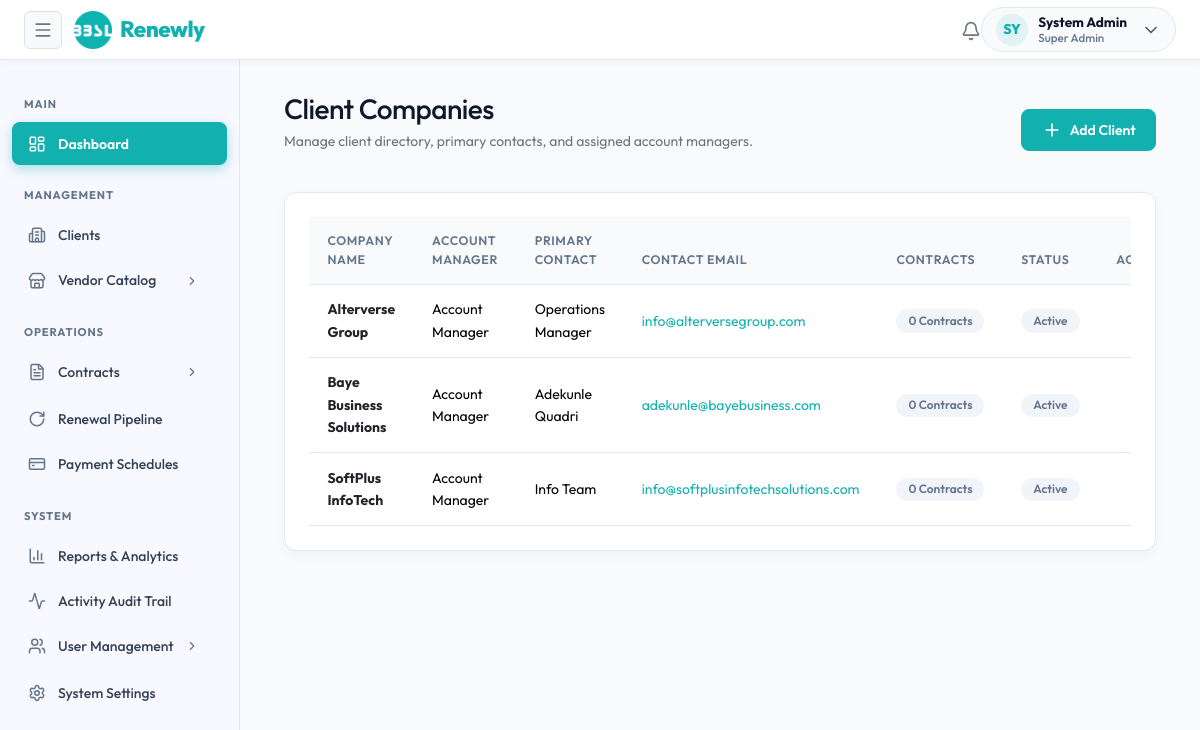
Before: /modules/clients/index.php (signed in) with the older database file.
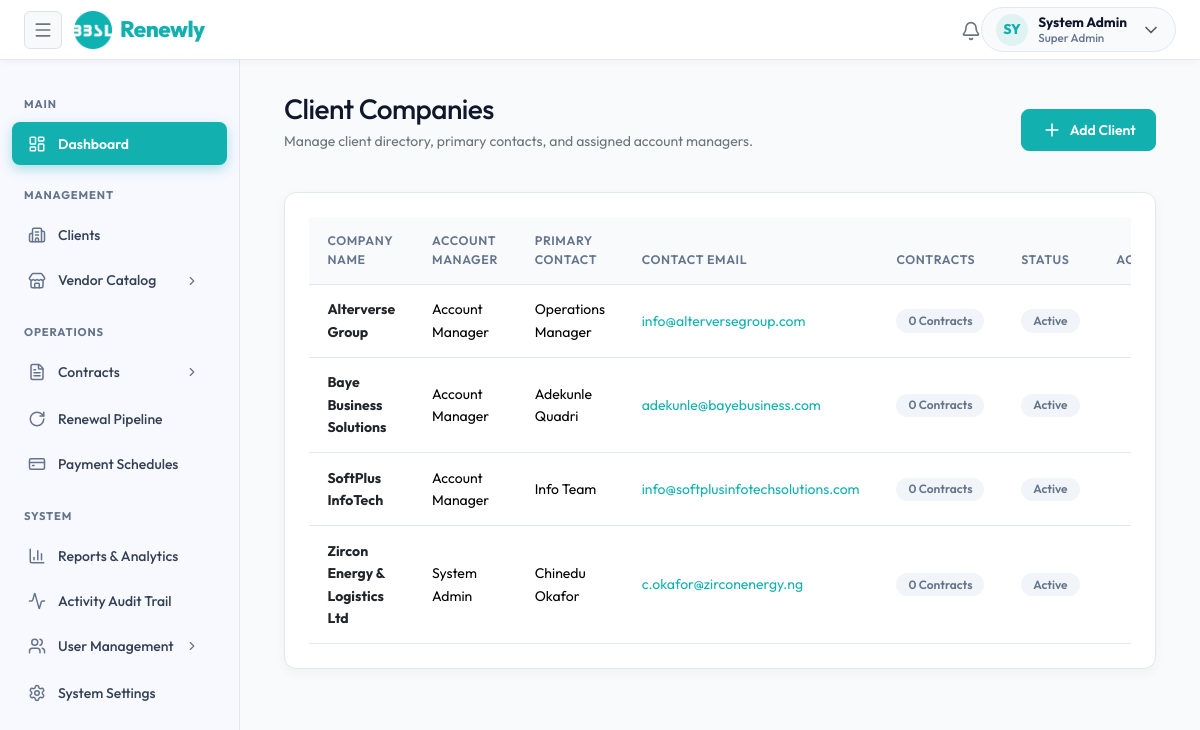
After: the same page with the newer database file.
### tables this page shows
CREATE TABLE `clients` (
  `id` INT UNSIGNED AUTO_INCREMENT PRIMARY KEY,
  `company_name` VARCHAR(255) NOT NULL,
  `account_manager_id` INT UNSIGNED DEFAULT NULL,
  `primary_contact_name` VARCHAR(255) DEFAULT NULL,
  `primary_contact_email` VARCHAR(255) DEFAULT NULL,
  `primary_contact_phone` VARCHAR(50) DEFAULT NULL,
  `address` TEXT DEFAULT NULL,
  `status` ENUM('active', 'inactive') DEFAULT 'active',
  `notes` TEXT DEFAULT NULL,
  `created_at` TIMESTAMP DEFAULT CURRENT_TIMESTAMP,
  `updated_at` TIMESTAMP DEFAULT CURRENT_TIMESTAMP ON UPDATE CURRENT_TIMESTAMP,
  CONSTRAINT `fk_clients_am` FOREIGN KEY (`account_manager_id`) REFERENCES `users` (`id`) ON DELETE SET NULL
);

### classes/Auth.php (called while the page is built, shortened)
<?php
class Auth {
    public static function check(): bool {
        return isset($_SESSION['user_id']) && !empty($_SESSION['user_id']);
    }
    public static function user(): ?array {
        return [
            'id'        => $_SESSION['user_id'],
            'name'      => $_SESSION['user_name'] ?? 'User',
            'email'     => $_SESSION['user_email'] ?? '',
            'role_id'   => $_SESSION['role_id'] ?? 0,
            'role_name' => $_SESSION['role_name'] ?? 'Guest'
        ];
    }
}

### classes/RBAC.php (called while the page is built, shortened)
<?php
class RBAC {
    private static ?array $userPermissions = null;
    public static function getUserPermissions(): array {
        if (self::$userPermissions !== null) {
            return self::$userPermissions;
        }
        $user = Auth::user();
        if ($user['role_name'] === 'Super Admin') {
            self::$userPermissions = ['*'];
            return self::$userPermissions;
        }
        $pdo = getDB();
        $stmt = $pdo->prepare("
            SELECT p.permission_key
            FROM role_permissions rp
            JOIN permissions p ON rp.permission_id = p.id
            WHERE rp.role_id = ?
        ");
        $stmt->execute([$user['role_id']]);
        self::$userPermissions = $stmt->fetchAll(PDO::FETCH_COLUMN) ?: [];
        return self::$userPermissions;
    }
    public static function has(string $permissionKey): bool {
        $permissions = self::getUserPermissions();
        if (in_array('*', $permissions, true)) {
            return true;
        }
        return in_array($permissionKey, $permissions, true);
    }
}
function hasPermission(string $permissionKey): bool {
    return RBAC::has($permissionKey);
}

### classes/ClientManager.php (called while the page is built, shortened)
<?php
class ClientManager {
    public static function getAll(): array {
        $pdo = getDB();
        $stmt = $pdo->query("
            SELECT c.*,
                   CONCAT(u.first_name, ' ', u.last_name) as account_manager_name,
                   (SELECT COUNT(*) FROM contracts WHERE client_id = c.id) as contract_count
            FROM clients c
            LEFT JOIN users u ON c.account_manager_id = u.id
            ORDER BY c.company_name ASC
        ");
        return $stmt->fetchAll() ?: [];
    }
}

### modules/clients/index.php (the view, shortened to what this page needs)
<?php
require_once __DIR__ . '/../../components/header.php';
$clients = ClientManager::getAll();
?>
<div class="container-fluid max-w-7xl mx-auto">
    <div class="d-flex justify-content-between align-items-center mb-4">
        <div>
            <h1 class="h3 font-bold tracking-tight mb-1">Client Companies</h1>
            <p class="text-secondary text-sm">Manage client directory, primary contacts, and assigned account managers.</p>
        </div>
        <?php if (hasPermission('clients.manage')): ?>
        <button class="btn btn-primary d-flex align-items-center gap-2" data-bs-toggle="offcanvas" data-bs-target="#clientOffcanvas" onclick="resetClientForm()">
            <i data-lucide="plus" class="w-4 h-4"></i> Add Client
        </button>
        <?php endif; ?>
    </div>
    <div class="card-enterprise">
        <div class="table-responsive">
            <table class="table table-hover align-middle text-sm mb-0">
                <thead class="bg-light">
                    <tr>
                        <th>Company Name</th>
                        <th>Account Manager</th>
                        <th>Primary Contact</th>
                        <th>Contact Email</th>
                        <th>Contracts</th>
                        <th>Status</th>
                        <th class="text-end">Actions</th>
                    </tr>
                </thead>
                <tbody>
                    <?php if (empty($clients)): ?>
                        <tr><td colspan="7" class="text-center py-4 text-muted">No client companies found. Click "Add Client" to get started.</td></tr>
                    <?php else: ?>
                        <?php foreach ($clients as $c): ?>
                            <tr>
                                <td class="fw-bold text-dark"><?= sanitize($c['company_name']) ?></td>
                                <td><?= sanitize($c['account_manager_name'] ?? 'Unassigned') ?></td>
                                <td><?= sanitize($c['primary_contact_name'] ?: 'N/A') ?></td>
                                <td><a href="mailto:<?= sanitize($c['primary_contact_email']) ?>"><?= sanitize($c['primary_contact_email']) ?></a></td>
                                <td><span class="badge badge-secondary"><?= $c['contract_count'] ?> Contracts</span></td>
                                <td><?= renderStatusBadge($c['status']) ?></td>
                                <td class="text-end">
                                </td>
                            </tr>
                        <?php endforeach; ?>
                    <?php endif; ?>
                </tbody>
            </table>
        </div>
    </div>
</div>
<?php require_once __DIR__ . '/../../components/footer.php'; ?>

### components/header.php (shortened to what this page needs)
<?php
$currentUser = Auth::user();
?>
<!DOCTYPE html>
<html lang="en">
<head>
    <link href="https://cdn.jsdelivr.net/npm/bootstrap@5.3.2/dist/css/bootstrap.min.css" rel="stylesheet">
    <link rel="stylesheet" href="<?= APP_URL ?>/assets/css/app.css?v=<?= time() ?>">
</head>
<body class="<?= (isset($_COOKIE['sidebar_mini']) && $_COOKIE['sidebar_mini'] === '1') ? 'sidebar-mini' : '' ?>">
<div class="app-wrapper">
    <header class="app-header">
        <div class="d-flex align-items-center gap-2">
            <button class="btn btn-sm btn-light border p-2 d-flex align-items-center justify-content-center" id="sidebarToggle" type="button" onclick="toggleSidebarMini()" title="Toggle Sidebar">
                <i data-lucide="menu" class="w-5 h-5 text-secondary"></i>
            </button>
            <a href="<?= APP_URL ?>/dashboard" class="brand-logo ms-1">
                <img src="<?= APP_URL ?>/images/logo.png" alt="Renewly Logo" onerror="this.onerror=null; this.src='<?= APP_URL ?>/assets/images/logo.png';">
                <span>Renewly</span>
            </a>
        </div>
        <div class="d-flex align-items-center gap-2.5">
            <div class="dropdown">
                <a href="#" class="notification-bell" data-bs-toggle="dropdown" aria-expanded="false" title="Notifications">
                    <i data-lucide="bell" class="w-5 h-5 text-secondary"></i>
                </a>
            </div>
            <div class="dropdown">
                <a href="#" class="user-menu" data-bs-toggle="dropdown" aria-expanded="false">
                    <div class="user-avatar-placeholder font-bold text-xs">
                        <?= strtoupper(substr($currentUser['name'] ?? 'U', 0, 2)) ?>
                    </div>
                    <div class="user-info d-none d-md-flex">
                        <span class="user-name"><?= sanitize($currentUser['name']) ?></span>
                        <span class="user-role"><?= sanitize($currentUser['role_name']) ?></span>
                    </div>
                    <i data-lucide="chevron-down" class="w-4 h-4 text-muted ms-1 d-none d-md-inline"></i>
                </a>
            </div>
        </div>
    </header>
    <?php require_once __DIR__ . '/sidebar.php'; ?>
    <main class="main-content">

### components/sidebar.php (shortened to what this page needs)
<?php
$currentRoute = $route ?? 'dashboard';
$pdo = getDB();
$overduePayments = 0;
if (hasPermission('payments.view')) {
    $overduePayments = (int)$pdo->query("SELECT COUNT(*) FROM payment_schedules WHERE status = 'overdue' OR (status = 'pending' AND due_date < CURRENT_DATE)")->fetchColumn();
}
?>
<aside class="sidebar" id="sidebar">
    <nav class="sidebar-nav">
        <div class="sidebar-section-header">Main</div>
        <a href="<?= APP_URL ?>/dashboard" class="nav-link-item <?= $currentRoute === 'dashboard' ? 'active' : '' ?>" title="Dashboard">
            <i data-lucide="layout-dashboard" class="w-5 h-5"></i>
            <span>Dashboard</span>
        </a>
        <div class="sidebar-section-header">Management</div>
        <?php if (hasPermission('clients.view')): ?>
        <a href="<?= APP_URL ?>/clients" class="nav-link-item <?= $currentRoute === 'clients' ? 'active' : '' ?>" title="Clients">
            <i data-lucide="building-2" class="w-5 h-5"></i>
            <span>Clients</span>
        </a>
        <?php endif; ?>
        <?php if (hasPermission('vendors.view')): ?>
        <?php $catalog_active = in_array($currentRoute, ['vendors', 'products']); ?>
        <details class="nav-group" <?= $catalog_active ? 'open' : '' ?>>
            <summary class="nav-group-summary" title="Vendor Catalog">
                <i data-lucide="store" class="w-5 h-5"></i>
                <span>Vendor Catalog</span>
                <i data-lucide="chevron-right" class="caret-icon"></i>
            </summary>
        </details>
        <?php endif; ?>
        <div class="sidebar-section-header">Operations</div>
        <?php if (hasPermission('contracts.view')): ?>
        <?php $contracts_active = in_array($currentRoute, ['contracts', 'contracts/create', 'contracts/view', 'subscriptions']); ?>
        <details class="nav-group" <?= $contracts_active ? 'open' : '' ?>>
            <summary class="nav-group-summary" title="Contracts">
                <i data-lucide="file-text" class="w-5 h-5"></i>
                <span>Contracts</span>
                <i data-lucide="chevron-right" class="caret-icon"></i>
            </summary>
        </details>
        <?php endif; ?>
        <?php if (hasPermission('renewals.view')): ?>
        <a href="<?= APP_URL ?>/renewals" class="nav-link-item <?= $currentRoute === 'renewals' ? 'active' : '' ?>" title="Renewal Pipeline">
            <i data-lucide="rotate-cw" class="w-5 h-5"></i>
            <span>Renewal Pipeline</span>
        </a>
        <?php endif; ?>
        <?php if (hasPermission('payments.view')): ?>
        <a href="<?= APP_URL ?>/payments" class="nav-link-item <?= $currentRoute === 'payments' ? 'active' : '' ?>" title="Payment Schedules<?= $overduePayments > 0 ? " ({$overduePayments} Overdue)" : '' ?>">
            <i data-lucide="credit-card" class="w-5 h-5"></i>
            <span>Payment Schedules</span>
        </a>
        <?php endif; ?>
        <div class="sidebar-section-header">System</div>
        <?php if (hasPermission('reports.view')): ?>
        <a href="<?= APP_URL ?>/reports" class="nav-link-item <?= $currentRoute === 'reports' ? 'active' : '' ?>" title="Reports & Analytics">
            <i data-lucide="bar-chart-3" class="w-5 h-5"></i>
            <span>Reports & Analytics</span>
        </a>
        <a href="<?= APP_URL ?>/activity" class="nav-link-item <?= $currentRoute === 'activity' ? 'active' : '' ?>" title="Activity Audit Trail">
            <i data-lucide="activity" class="w-5 h-5"></i>
            <span>Activity Audit Trail</span>
        </a>
        <?php endif; ?>
        <?php if (hasPermission('users.manage') || hasPermission('roles.manage')): ?>
        <?php $users_active = in_array($currentRoute, ['users', 'roles']); ?>
        <details class="nav-group" <?= $users_active ? 'open' : '' ?>>
            <summary class="nav-group-summary" title="User Management">
                <i data-lucide="users" class="w-5 h-5"></i>
                <span>User Management</span>
                <i data-lucide="chevron-right" class="caret-icon"></i>
            </summary>
        </details>
        <?php endif; ?>
        <?php if (hasPermission('settings.manage')): ?>
        <a href="<?= APP_URL ?>/settings" class="nav-link-item <?= $currentRoute === 'settings' ? 'active' : '' ?>" title="System Settings">
            <i data-lucide="settings" class="w-5 h-5"></i>
            <span>System Settings</span>
        </a>
        <?php endif; ?>
    </nav>
</aside>

### includes/functions.php (shortened to what this page needs)
<?php
function sanitize(?string $string): string {
    return htmlspecialchars($string ?? '', ENT_QUOTES, 'UTF-8');
}
function renderStatusBadge(string $status): string {
    $status = strtolower($status);
    $badges = [
        'active'     => '<span class="badge badge-success"><i data-lucide="check-circle" class="badge-icon"></i> Active</span>',
        'approved'   => '<span class="badge badge-success"><i data-lucide="check" class="badge-icon"></i> Approved</span>',
        'paid'       => '<span class="badge badge-success"><i data-lucide="credit-card" class="badge-icon"></i> Paid</span>',
        'renewed'    => '<span class="badge badge-success"><i data-lucide="rotate-cw" class="badge-icon"></i> Renewed</span>',
        'expiring'   => '<span class="badge badge-warning"><i data-lucide="alert-triangle" class="badge-icon"></i> Expiring Soon</span>',
        'pending'    => '<span class="badge badge-warning"><i data-lucide="clock" class="badge-icon"></i> Pending</span>',
        'due'        => '<span class="badge badge-warning"><i data-lucide="calendar" class="badge-icon"></i> Due</span>',
        'queued'     => '<span class="badge badge-info"><i data-lucide="layers" class="badge-icon"></i> Queued</span>',
        'overdue'    => '<span class="badge badge-danger"><i data-lucide="alert-octagon" class="badge-icon"></i> Overdue</span>',
        'lapsed'     => '<span class="badge badge-danger"><i data-lucide="x-circle" class="badge-icon"></i> Lapsed</span>',
        'rejected'   => '<span class="badge badge-danger"><i data-lucide="x" class="badge-icon"></i> Rejected</span>',
        'cancelled'  => '<span class="badge badge-secondary"><i data-lucide="minus-circle" class="badge-icon"></i> Cancelled</span>',
        'draft'      => '<span class="badge badge-secondary"><i data-lucide="file-text" class="badge-icon"></i> Draft</span>'
    ];
    return $badges[$status] ?? '<span class="badge badge-secondary">' . ucfirst($status) . '</span>';
}

### components/footer.php (shortened to what this page needs)
    </main>
</div>
</body>
</html>

Changed rows visible on the page:
added clients: company_name "Zircon Energy & Logistics Ltd", account_manager_name "System Admin", primary_contact_name "Chinedu Okafor", primary_contact_email "c.okafor@zirconenergy.ng", contract_count "0", status "Active"
